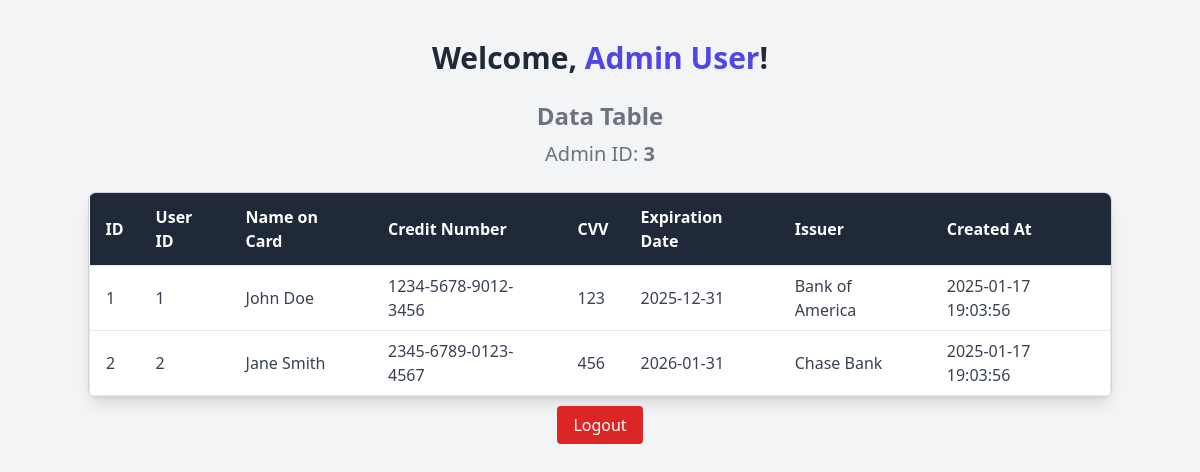
The app's page /admin_data.php (signed in) with its own data.
### tables this page shows
CREATE TABLE credit_details (
    id INT AUTO_INCREMENT PRIMARY KEY,
    user_id INT,
    name_on_card VARCHAR(255) NOT NULL,
    credit_no TEXT NOT NULL,
    cvv INT(4) NOT NULL,
    expiration_date DATE NOT NULL,
    issuer VARCHAR(255) NOT NULL,
    created_at TIMESTAMP DEFAULT CURRENT_TIMESTAMP,
    FOREIGN KEY (user_id) REFERENCES users(user_id) ON DELETE CASCADE
);

### admin_data.php (the view, shortened to what this page needs)
<?php
if (isset($_SESSION['name'])) {
    $user_name = $_SESSION['name'];
} else {
    $user_name = "No name found";
}
$user_id = isset($_SESSION["user_id"]) ? $_SESSION["user_id"] :"Not found";
?>
<!DOCTYPE html>
<html lang="en">
<head>
    <script src="https://cdn.tailwindcss.com"></script>
</head>
<body class="bg-gray-100">
<div class="container mx-auto mt-10">
    <div class="container mx-auto mt-10">
            <h2 class="text-3xl font-bold text-center text-gray-800 mb-6">Welcome, <span class="text-indigo-600"><?php echo htmlspecialchars($user_name); ?></span>!</h2>
            <div class="text-center mb-6">
                <p class="text-2xl font-bold text-gray-500 mb-2">Data Table</p>
                <p class="text-xl text-gray-500">Admin ID: <span class="font-semibold"><?php echo htmlspecialchars($user_id); ?></span></p>
            </div>
    </div>
    <div class="overflow-hidden border border-gray-300 rounded-lg shadow-lg">
        <table class="min-w-full bg-white">
            <thead class="bg-gray-800 text-white">
                <tr>
                    <th class="py-3 px-4 text-left">ID</th>
                    <th class="py-3 px-4 text-left">User ID</th>
                    <th class="py-3 px-4 text-left">Name on Card</th>
                    <th class="py-3 px-4 text-left">Credit Number</th>
                    <th class="py-3 px-4 text-left">CVV</th>
                    <th class="py-3 px-4 text-left">Expiration Date</th>
                    <th class="py-3 px-4 text-left">Issuer</th>
                    <th class="py-3 px-4 text-left">Created At</th>
                </tr>
            </thead>
            <tbody class="text-gray-700">
                <?php
                include("conn.php");
                $sql = "SELECT id, user_id, name_on_card, credit_no, cvv, expiration_date, issuer, created_at FROM credit_details";
                $result = $conn->query($sql);
                if ($result) {
                    if ($result->num_rows > 0) {
                        while ($row = $result->fetch_assoc()) {
                            echo "<tr class='border hover:bg-gray-200'>
                                    <td class='py-2 px-4'>{$row['id']}</td>
                                    <td class='py-2 px-4'>{$row['user_id']}</td>
                                    <td class='py-2 px-4'>{$row['name_on_card']}</td>
                                    <td class='py-2 px-4'>" . htmlspecialchars($row['credit_no']) . "</td>
                                    <td class='py-2 px-4'>" . htmlspecialchars($row['cvv']) . "</td>
                                    <td class='py-2 px-4'>" . htmlspecialchars($row['expiration_date']) . "</td>
                                    <td class='py-2 px-4'>" . htmlspecialchars($row['issuer']) . "</td>
                                    <td class='py-2 px-4'>" . htmlspecialchars($row['created_at']) . "</td>
                                  </tr>";
                        }
                    } else {
                        echo "<tr><td colspan='7' class='text-center py-2'>No data found</td></tr>";
                    }
                } else {
                    echo "<tr><td colspan='7' class='text-center py-2'>Error fetching data: " . htmlspecialchars($conn->error) . "</td></tr>";
                }
                ?>
            </tbody>
        </table>
    </div>
    <div class="text-center mt-4 space-x-4">
        <a href="logout.php" class="bg-red-600 text-white py-2 px-4 rounded hover:bg-red-700 transition duration-200">Logout</a>
        </div>
</div>
</body>
</html>

### records on screen
credit_details: id "1", user "1", name_on_card "John Doe", credit_no "1234-5678-9012-3456", cvv "123", expiration_date "2025-12-31", issuer "Bank of America", created_at "2025-01-17 19:03:56"
credit_details: id "2", user "2", name_on_card "Jane Smith", credit_no "2345-6789-0123-4567", cvv "456", expiration_date "2026-01-31", issuer "Chase Bank", created_at "2025-01-17 19:03:56"

### other values on screen
$user_name "Admin User"
$user_id "3"
